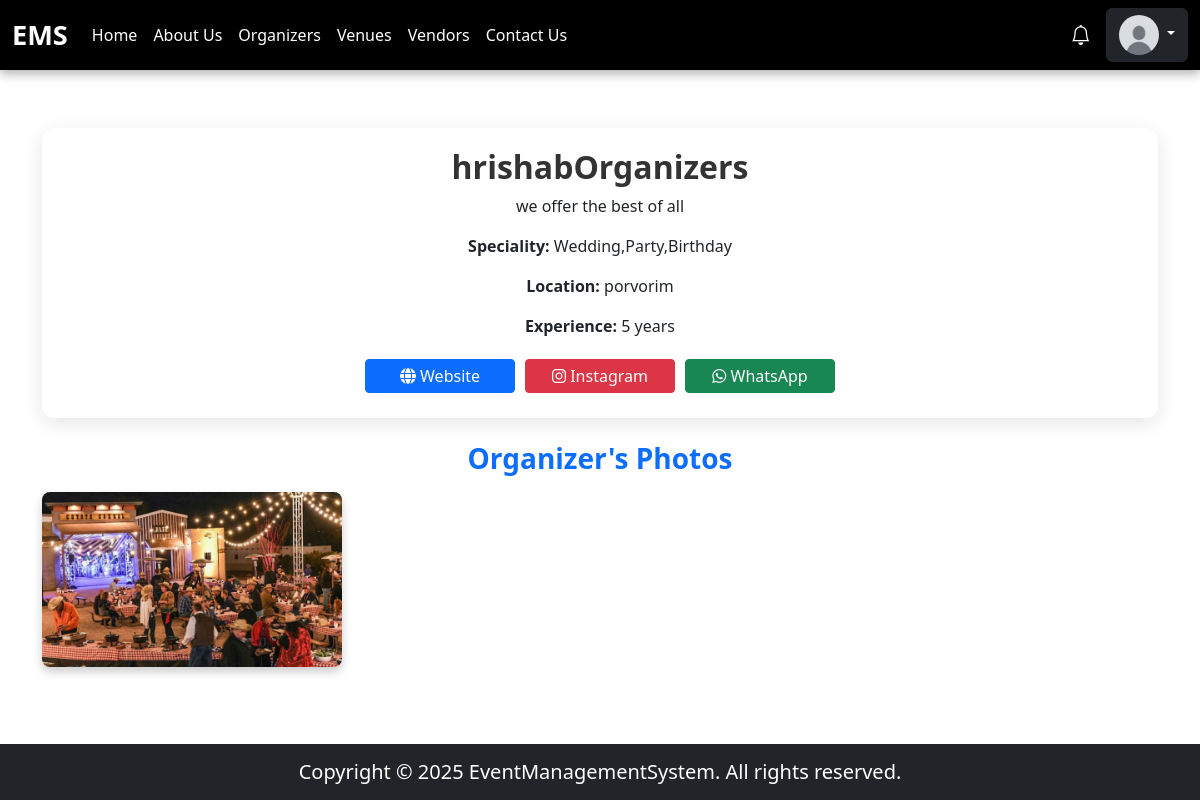
The page /pages/organizers/organizerDetails.php?id=8 (signed in) on the database its author committed.
### tables this page shows
CREATE TABLE `users` (
  `id` int(11) NOT NULL,
  `username` varchar(255) NOT NULL,
  `email` varchar(255) NOT NULL,
  `phone` varchar(20) NOT NULL,
  `password` varchar(255) NOT NULL,
  `location` varchar(255) NOT NULL,
  `role` enum('user','organizer','vendor','venue_owner') NOT NULL,
  `profile_picture` varchar(255) DEFAULT NULL,
  `created_at` timestamp NOT NULL DEFAULT current_timestamp()
);

CREATE TABLE `organizers` (
  `id` int(11) NOT NULL,
  `user_id` int(11) NOT NULL,
  `company_name` varchar(255) NOT NULL,
  `experience` int(11) NOT NULL CHECK (`experience` >= 0),
  `website` varchar(255) DEFAULT NULL,
  `instagram` varchar(255) DEFAULT NULL,
  `speciality` text NOT NULL,
  `description` text DEFAULT NULL
);

CREATE TABLE `organizer_photos` (
  `id` int(11) NOT NULL,
  `organizer_id` int(11) NOT NULL,
  `photo_url` varchar(255) NOT NULL,
  `uploaded_at` timestamp NOT NULL DEFAULT current_timestamp()
);

### pages/organizers/organizerDetails.php (the view, shortened to what this page needs)
<?php
include("../../database/databaseConnection.php");
$organizer_id = isset($_GET['id']) ? intval($_GET['id']) : 0;
$query = "SELECT o.*, u.username, u.location,u.phone
          FROM organizers o
          JOIN users u ON o.user_id = u.id
          WHERE o.id = ?";
$stmt = $conn->prepare($query);
$stmt->bind_param("i", $organizer_id);
$stmt->execute();
$result = $stmt->get_result();
$organizer = $result->fetch_assoc();
$photo_query = "SELECT photo_url FROM organizer_photos WHERE organizer_id = ?";
$photo_stmt = $conn->prepare($photo_query);
$photo_stmt->bind_param("i", $organizer_id);
$photo_stmt->execute();
$photo_result = $photo_stmt->get_result();
$photos = $photo_result->fetch_all(MYSQLI_ASSOC);
?>
<!DOCTYPE html>
<html lang="en">
<head>
    <link rel="stylesheet" href="https://cdn.jsdelivr.net/npm/bootstrap@5.3.0/dist/css/bootstrap.min.css">
    <link rel="stylesheet" href="https://cdnjs.cloudflare.com/ajax/libs/font-awesome/6.4.2/css/all.min.css">
    <link rel="stylesheet" href="../../public/styles/style.css">
</head>
<body>
    <?php include("../../components/header.php"); ?>
    <div class="container mt-5">
        <div class="profile-card text-center">
            <h2><?= htmlspecialchars($organizer['company_name'] ?? 'Not Available') ?></h2>
            <p><?= htmlspecialchars($organizer['description']) ?></p>
            <p><strong>Speciality:</strong> <?= htmlspecialchars($organizer['speciality'] ?? 'Not Specified') ?></p>
            <p><strong>Location:</strong> <?= htmlspecialchars($organizer['location'] ?? 'Not Provided') ?></p>
            <p><strong>Experience:</strong> <?= htmlspecialchars($organizer['experience'] ?? '0') ?> years</p>
            <div class="social-buttons d-flex justify-content-center">
                <?php if (!empty($organizer['website'])) { ?>
                    <a href="<?= htmlspecialchars($organizer['website']) ?>" target="_blank" class="btn btn-primary btn-sm">
                        <i class="fa fa-globe"></i> Website
                    </a>
                <?php } ?>
                <?php if (!empty($organizer['instagram'])) { ?>
                    <a href="<?= htmlspecialchars($organizer['instagram']) ?>" target="_blank" class="btn btn-danger btn-sm">
                        <i class="fab fa-instagram"></i> Instagram
                    </a>
                <?php } ?>
                <?php if (!empty($organizer['phone'])) { ?>
                    <a href="https://wa.me/<?= htmlspecialchars($organizer['phone']) ?>" target="_blank" class="btn btn-success btn-sm">
                        <i class="fab fa-whatsapp"></i> WhatsApp
                    </a>
                <?php } ?>
            </div>
        </div>
        <h3 class="text-center text-primary fw-bold mt-4">Organizer's Photos</h3>
        <div class="photo-gallery text-center mt-3">
            <?php if (count($photos) > 0) {
                foreach ($photos as $photo) { ?>
                    <img src="../../<?= htmlspecialchars($photo['photo_url']) ?>" alt="Organizer Photo">
            <?php } } else { ?>
                <p>No photos uploaded yet.</p>
            <?php } ?>
        </div>
    </div>
    <?php include("../../components/footer.php"); ?>
</body>
</html>

### components/header.php (shortened to what this page needs)
<?php
include(__DIR__ . "/../database/databaseConnection.php");
$profilePic = "/EventManagementSystem/uploads/profilePics/default.png";
if (isset($_SESSION['user_id'])) {
    $user_id = $_SESSION['user_id'];
    $query = "SELECT profile_picture, role FROM users WHERE id = ?";
    $stmt = mysqli_prepare($conn, $query);
    mysqli_stmt_bind_param($stmt, "i", $user_id);
    mysqli_stmt_execute($stmt);
    $result = mysqli_stmt_get_result($stmt);
    if ($row = mysqli_fetch_assoc($result)) {
        if (!empty($row['profile_picture'])) {
            $profilePic = $row['profile_picture'];
        }
    }
}
?>
<!DOCTYPE html>
<html lang="en">
<head>
    <link href="https://cdn.jsdelivr.net/npm/bootstrap@5.3.0/dist/css/bootstrap.min.css" rel="stylesheet">
    <link rel="stylesheet" href="https://cdn.jsdelivr.net/npm/bootstrap-icons/font/bootstrap-icons.css">
</head>
<body>
<nav class="navbar navbar-expand-lg navbar-dark">
    <div class="container-fluid">
        <a class="navbar-brand" href="/EventManagementSystem/">EMS</a>
        <div class="collapse navbar-collapse" id="navbarNav">
            <ul class="navbar-nav me-auto">
                <li class="nav-item"><a class="nav-link" href="/EventManagementSystem/">Home</a></li>
                <li class="nav-item"><a class="nav-link" href="/EventManagementSystem/pages/aboutus.php">About Us</a></li>
                <li class="nav-item"><a class="nav-link" href="/EventManagementSystem/pages/organizers/organizers.php">Organizers</a></li>
                <li class="nav-item"><a class="nav-link" href="/EventManagementSystem/pages/venue/venues.php">Venues</a></li>
                <li class="nav-item"><a class="nav-link" href="/EventManagementSystem/pages/vendors/vendors.php">Vendors</a></li>
                <li class="nav-item"><a class="nav-link" href="/EventManagementSystem/pages/contactUs.php">Contact Us</a></li>
            </ul>
            <?php if (!isset($_SESSION['user_id'])): ?>
                <div class="d-flex">
                    <a href="/EventManagementSystem/pages/login.php" class="btn btn-outline-light me-2">Login</a>
                    <a href="/EventManagementSystem/pages/register.php" class="btn btn-warning">Register</a>
                </div>
            <?php else: ?>
                <div class="d-flex align-items-center">
                    <a href="/EventManagementSystem/pages/notifications.php" class="notification-icon">
                        <i class="bi bi-bell"></i>
                    </a>
                    <div class="dropdown">
                        <button class="btn btn-dark dropdown-toggle" type="button" data-bs-toggle="dropdown" aria-expanded="false">
                            <img src="<?php echo htmlspecialchars($profilePic, ENT_QUOTES, 'UTF-8'); ?>" alt="Profile Picture" class="profile-pic">
                        </button>
                    </div>
                </div>
            <?php endif; ?>
        </div>
    </div>
</nav>
</body>
</html>

### public/styles/style.css (style rules this page uses)
html, body { height: 100%; display: flex; flex-direction: column; }

### pages/organizers/organizerDetails.php (style rules this page uses)
body { background-color: #f4f7fc; font-family: 'Poppins', sans-serif; }
.container { max-width: 1000px; }
.profile-card { border-radius: 12px; box-shadow: 0px 5px 20px rgba(0, 0, 0, 0.1); background: #fff; padding: 20px; }
.profile-card h2 { font-weight: 600; color: #333; }
.social-buttons a { margin: 5px; font-size: 16px; width: 150px; }
.photo-gallery { display: flex; flex-wrap: wrap; gap: 10px; }
.photo-gallery img { width: 100%; max-width: 300px; height: auto; border-radius: 8px; box-shadow: 0px 5px 10px rgba(0, 0, 0, 0.2); }

### components/header.php (style rules this page uses)
.navbar { position: fixed; top: 0; width: 100%; z-index: 1000; background: #000; box-shadow: 0 4px 10px rgba(0, 0, 0, 0.3); }
.navbar-brand { font-size: 1.7rem; font-weight: bold; color: white; }
.navbar-nav .nav-link { color: white; }
.profile-pic { width: 40px; height: 40px; border-radius: 50%; }
.notification-icon { position: relative; display: inline-block; color: white; font-size: 20px; margin-right: 15px; cursor: pointer; }

### rows shown on the page
users: profile_picture (placeholder picture)
organizers: company_name "hrishabOrganizers", description "we offer the best of all", speciality "Wedding,Party,Birthday", user.location "porvorim", experience "5"
organizer_photos: photo_url (picture)
